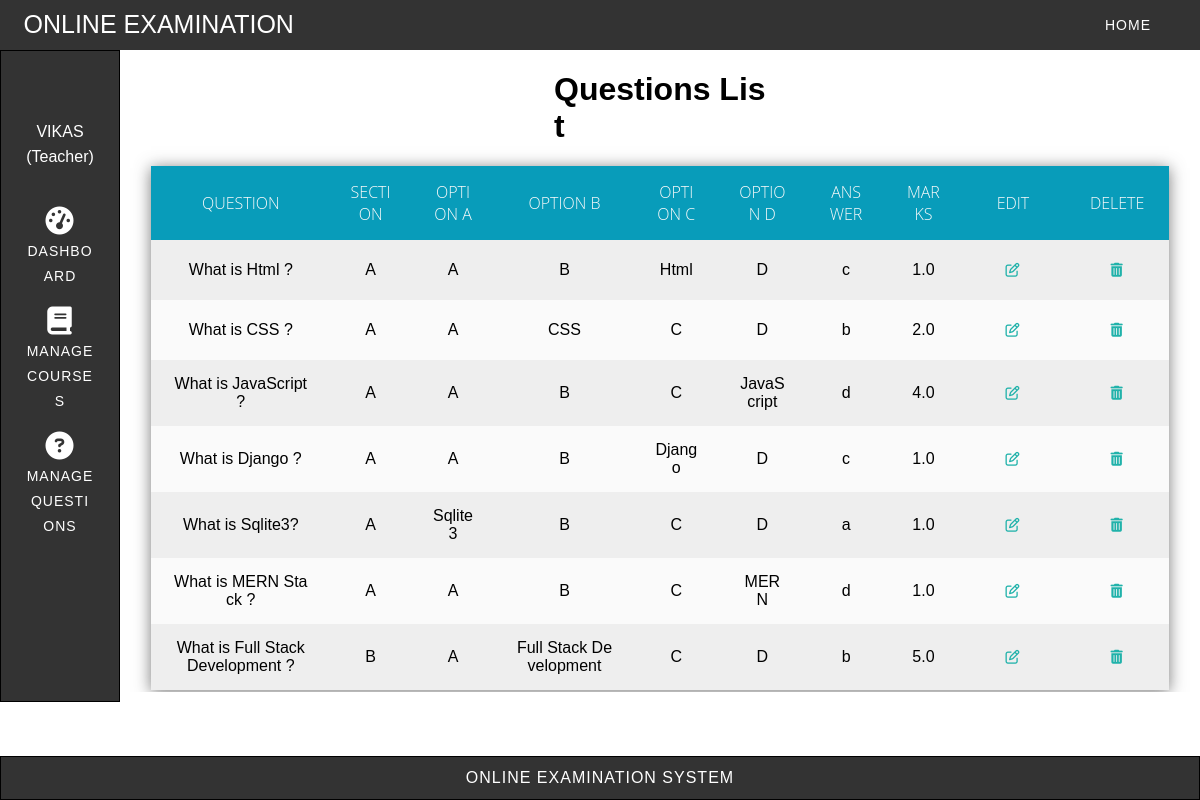
The app's page /exam/view_questions/ (signed in) with its own data.
### exam/models.py (models this page shows)
class Question(models.Model):
    qnos = models.IntegerField(primary_key=True, auto_created=True)
    ques = models.CharField(max_length=140, default='oes')
    optA = models.CharField(max_length=40, default='oes')
    optB = models.CharField(max_length=40, default='oes')
    optC = models.CharField(max_length=40, default='oes')
    optD = models.CharField(max_length=40, default='oes')
    answer = models.CharField(max_length=1, default='oes')
    marks = models.FloatField(default=1)
    section= models.CharField(max_length=20,default='A')
    negative_marks = models.FloatField()
    course = models.ForeignKey(Course, on_delete=models.CASCADE, default=None)

### exam/views.py (the view)
# urls.py: path('view_questions/',view_questions),
def view_questions(request):
    questions = Question.objects.all()
    res = render(request, 'exam/view_questions.html/',
                 {'questions': questions})
    return res

### templates/exam/view_questions.html (shortened to what this page needs)
<!DOCTYPE html>
<html lang="en">
<head>
    <link rel="stylesheet" href="/static/css/view_questions.css">
</head>
<body>
    <div id="main">
        <div id="navbar">
            <nav>
                <div class="logo">Online Examination</div>
                <ul class="menu-area">
                    <li><a href="http://localhost:8000/">Home</a></li>
                </ul>
            </nav>
        </div>
        <div id="center">
            <div id="left">
                <aside>
                    <br>
                    <div id="user-information">
                        <div>{{request.session.realname}}</div>
                        <div>(Teacher)</div>
                    </div>
                    <br>
                    <ul id="left-menu">
                        <li><a href="http://localhost:8000/exam/teacher_after_login/"><i
                                    class="fa-solid fa-gauge-high fa-2x"></i> <br> Dashboard</a></li>
                        <br>
                        <li><a href="http://localhost:8000/exam/teacher_add_courses/"> <i
                                    class="fa-solid fa-book fa-2x"></i><br> Manage <br> Courses</a></li>
                        <br>
                        <li><a href="http://localhost:8000/exam/teacher_add_questions/"><i
                                    class="fa-solid fa-circle-question fa-2x"></i> <br> Manage <br> Questions</a></li>
                    </ul>
                </aside>
            </div>
            <div id="right">
                <div id="content">
                    <h1>Questions List</h1>
                    <table>
                        <tr>
                            <th>Question</th>
                            <th>Section</th>
                            <th>option a</th>
                            <th>option b</th>
                            <th>option c</th>
                            <th>option d</th>
                            <th>Answer</th>
                            <th>Marks</th>
                            <th>Edit</th>
                            <th>Delete</th>
                        </tr>
                        {% for question in questions %}
                        <tr>
                            <td>{{question.ques}}</td>
                            <td>{{question.section}}</td>
                            <td>{{question.optA}}</td>
                            <td>{{question.optB}}</td>
                            <td>{{question.optC}}</td>
                            <td>{{question.optD}}</td>
                            <td>{{question.answer}}</td>
                            <td>{{question.marks}}</td>
                            <td><a href="http://localhost:8000/exam/edit_question?qno={{question.qnos}}"><i
                                        class="fa-regular fa-pen-to-square"></i></a>
                            </td>
                            <td><a href="http://localhost:8000/exam/delete_question?qno={{question.qnos}}"><i
                                        class="fa-solid fa-trash-can"></i></a>
                            </td>
                        </tr>
                        {% endfor %}
                    </table>
                </div>
            </div>
        </div>
        <div id="footer">
            <div id="footer-text">
                Online Examination System
            </div>
        </div>
    </div>
</body>
</html>

### static/css/view_questions.css (style rules this page uses)
* { margin: 0; padding: 0; outline: 0; box-sizing: border-box; }
body { font-family: sans-serif; }
#main { position: relative; display: flex; flex-direction: column; height: 100%; }
#navbar { position: sticky; top: 0%; width: 100%; z-index: 10; }
nav { margin: 0 auto; padding: 10px 0; background: #333; text-align: right; padding-right: 2%; }
.logo { width: 35%; float: left; text-transform: uppercase; color: #fff; font-size: 25px; text-align: left; padding-left: 2%; }
.menu-area li { display: inline-block; }
li a { text-decoration: none; }
li { list-style-type: none; }
a { color: #fff; font-weight: 300; letter-spacing: 1px; text-transform: uppercase; display: block; padding: 0 25px; font-size: 14px; line-height: 30px; z-index: 1; }
#center { display: flex; flex-direction: row; height: 652px; margin-bottom: 3.3%; width: 100%; }
#left { width: 10%; word-break: break-all; overflow: hidden; }
#left li a { line-height: 25px; }
aside { border: 1px solid black; height: 100%; color: white; margin: 0 auto; padding: 30px 0; background: #333; z-index: -1; text-align: center; }
#user-information { line-height: 25px; margin: 20px; }
#right { padding: 10px; display: flex; flex-direction: row; width: 90%; }
#content { word-break: break-all; width: 100%; position: relative; overflow: hidden; }
#content a { color: lightseagreen; text-decoration: none; }
h1 { margin: 1% 40%; }
table { width: 96%; border-collapse: collapse; border-spacing: 0; box-shadow: 0 2px 15px rgba(64, 64, 64, .7); overflow: hidden; margin-left: 2%; margin-right: 2%; margin-top: 2%; }
td, th { padding: 15px 20px; text-align: center; }
th { background-color: rgb(8, 156, 186); color: #fafafa; font-family: 'Open Sans', Sans-serif; font-weight: 200; text-transform: uppercase; }
tr { width: 100%; background-color: #fafafa; font-family: 'Montserrat', sans-serif; }
tr:nth-child(even) { background-color: #eeeeee; }
#footer { position: fixed; bottom: 0px; width: 100%; z-index: 10; }
#footer-text { border: 1px solid black; color: white; margin: 0 auto; padding: 1% 0; background: #333; text-align: center; letter-spacing: 1px; text-transform: uppercase; }

### records on screen
Question: ques "What is Html ?", section "A", optA "A", optB "B", optC "Html", optD "D", answer "c", marks "1.0"
Question: ques "What is CSS ?", section "A", optA "A", optB "CSS", optC "C", optD "D", answer "b", marks "2.0"
Question: ques "What is JavaScript ?", section "A", optA "A", optB "B", optC "C", optD "JavaScript", answer "d", marks "4.0"
Question: ques "What is Django ?", section "A", optA "A", optB "B", optC "Django", optD "D", answer "c", marks "1.0"
Question: ques "What is Sqlite3?", section "A", optA "Sqlite3", optB "B", optC "C", optD "D", answer "a", marks "1.0"
Question: ques "What is MERN Stack ?", section "A", optA "A", optB "B", optC "C", optD "MERN", answer "d", marks "1.0"
Question: ques "What is Full Stack Development ?", section "B", optA "A", optB "Full Stack Development", optC "C", optD "D", answer "b", marks "5.0"

### other values on screen
{{ request.session.realname }} "VIKAS"
